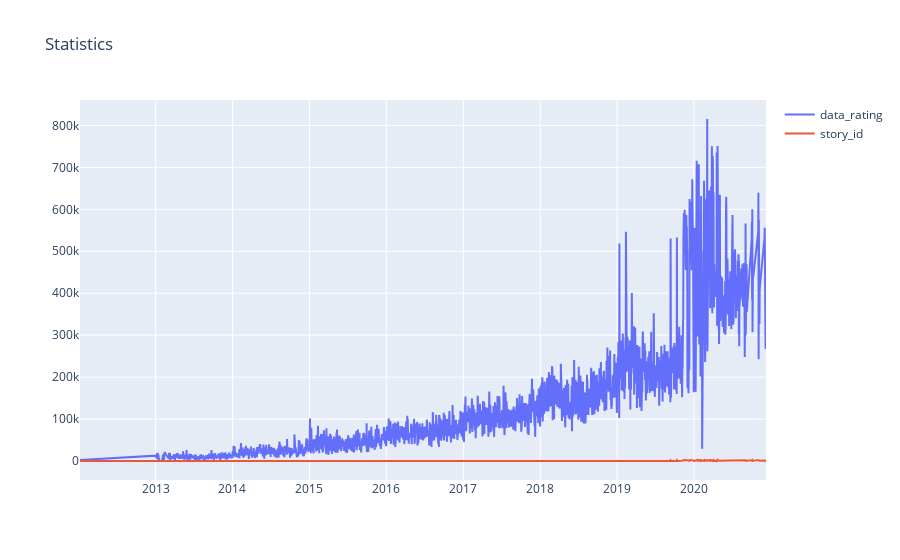

Notebook cell for this chart:
### Code cell
#нарисуем в plotly

trace0 = go.Scatter(
    x=years_df.index,
    y=years_df.data_rating,
    name='data_rating'
)

trace1 = go.Scatter(
    x=years_df.index,
    y=years_df.story_id,
    name='story_id'
)

data = [trace0, trace1]
layout = {'title': 'Statistics'}

fig = go.Figure(data=data, layout=layout)

iplot(fig, show_link=False)

### Figure 1 — Plotly figure (JSON) as saved in the notebook; plotly's stock layout.template omitted (floating-point values rounded to 4 significant figures; data arrays with more than 128 entries replaced by an {"elided": "..."} marker saying what was removed)
{"data": [{"name": "data_rating", "type": "scatter", "x": {"elided": "2743 str values"}, "y": {"elided": "2743 int values"}}, {"name": "story_id", "type": "scatter", "x": {"elided": "2743 str values"}, "y": {"elided": "2743 int values"}}], "layout": {"title": {"text": "Statistics"}}}
